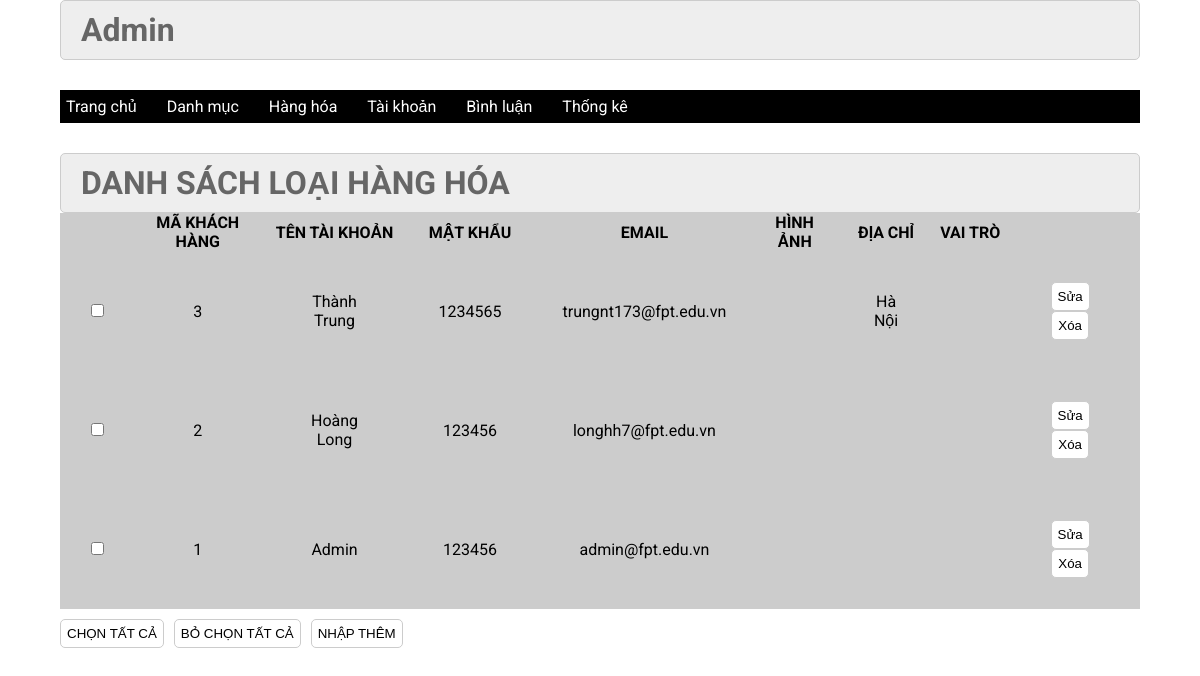
The page /admin/index.php?act=tai_khoan on the database as committed earlier.
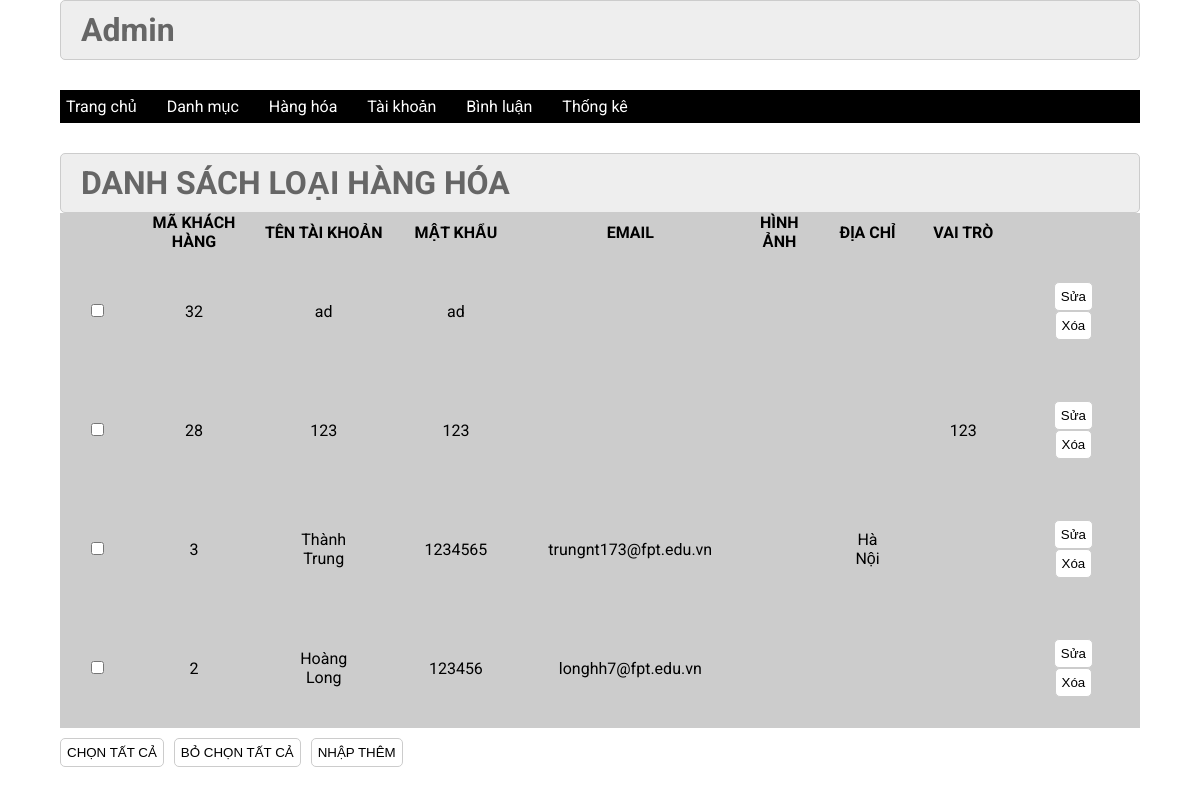
The same page on the database as committed later.
### tables this page shows
CREATE TABLE `taikhoan` (
  `id` int(11) NOT NULL,
  `user` varchar(50) NOT NULL,
  `pass` varchar(50) NOT NULL,
  `email` varchar(255) NOT NULL,
  `img` varchar(255) NOT NULL,
  `address` varchar(255) NOT NULL,
  `tel` varchar(20) NOT NULL,
  `role` int(11) NOT NULL DEFAULT 0
);

### model/pdo.php (called while the page is built, shortened)
<?php
function pdo_get_connection(){
    $servername = "localhost";
    $username = "root";
    $password = "";
    try {
        $conn = new PDO("mysql:host=$servername;dbname=duanmau", $username, $password);
        $conn->setAttribute(PDO::ATTR_ERRMODE, PDO::ERRMODE_EXCEPTION);
        return $conn;
    } catch(PDOException $e) {
        echo "Connection failed: " . $e->getMessage();
    }
}
function pdo_query($sql){
    $sql_args=array_slice(func_get_args(),1);
    try{
        $conn=pdo_get_connection();
        $stmt=$conn->prepare($sql);
        $stmt->execute($sql_args);
        $rows=$stmt->fetchAll();
        return $rows;
    }
    catch(PDOException $e){
        throw $e;
    }
    finally{
        unset($conn);
    }
}
?>

### model/tai_khoan.php (called while the page is built, shortened)
<?php
function load_all_taikhoan()
{
    $sql = "select * from taikhoan order by id desc";
    $kq = pdo_query($sql);
    return $kq;
}

### admin/khachhang/ds_taikhoan.php (the view)
<div class="row2">
    <div class="row2 font_title">
        <h1>DANH SÁCH LOẠI HÀNG HÓA</h1>
    </div>
    <div class="row2 form_content ">
        <form action="#" method="POST">
            <div class="row2 mb10 formds_loai">
                <table>
                    <tr>
                        <th></th>
                        <th>MÃ KHÁCH HÀNG</th>
                        <th>TÊN TÀI KHOẢN</th>
                        <th>MẬT KHẨU</th>
                        <th>EMAIL</th>
                        <th>HÌNH ẢNH</th>
                        <th>ĐỊA CHỈ</th>
                        <th>VAI TRÒ</th>
                        <th></th>
                    </tr>
                    <?php foreach ($all_taikhoan as $values) : extract($values)?>
                        <tr>
                            <td><input type="checkbox" name="" id=""></td>
                            <td><?= $id ?></td>
                            <td><?= $user ?></td>
                            <td><?= $pass ?></td>
                            <td><?= $email ?></td>
                            <td></td>
                            <td><?= $address ?></td>
                            <td><?= $tel ?></td>
                            <td><a href="index.php?act=them_danhmuc&iddm_edit=<?= $id ?>" onclick="return confirm('bạn có chắc là muốn sửa')"><input type="button" value="Sửa"></a>
                                <a href="index.php?act=danhmuc&iddm_xoa=<?= $id ?>" onclick="return confirm('bạn có chắc là muốn xóa')"><input type="button" value="Xóa"></a>
                            </td>
                        </tr>
                    <?php endforeach ?>
                </table>
            </div>
            <div class="row mb10 ">
                <input class="mr20" type="button" value="CHỌN TẤT CẢ">
                <input class="mr20" type="button" value="BỎ CHỌN TẤT CẢ">
                <a href="index.php?act=them_taikhoan"> <input class="mr20" type="button" value="NHẬP THÊM"></a>
            </div>
        </form>
    </div>
</div>

Rows that differ between the two databases and show on the page:
removed taikhoan: id "1", user "Admin", pass "123456", email "admin@fpt.edu.vn"
added taikhoan: id "32", user "ad", pass "ad"
added taikhoan: id "28", user "123", pass "123", tel "123"
